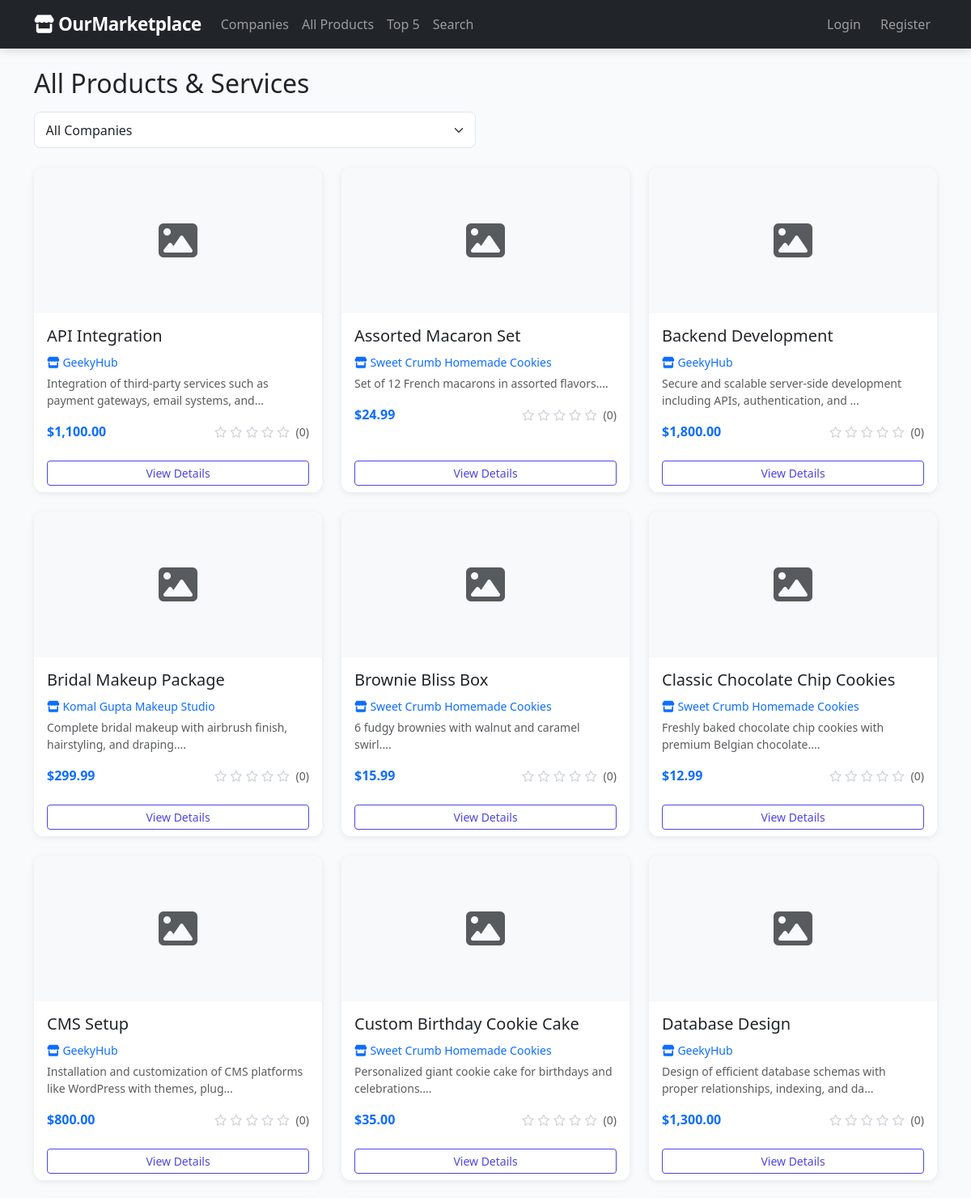
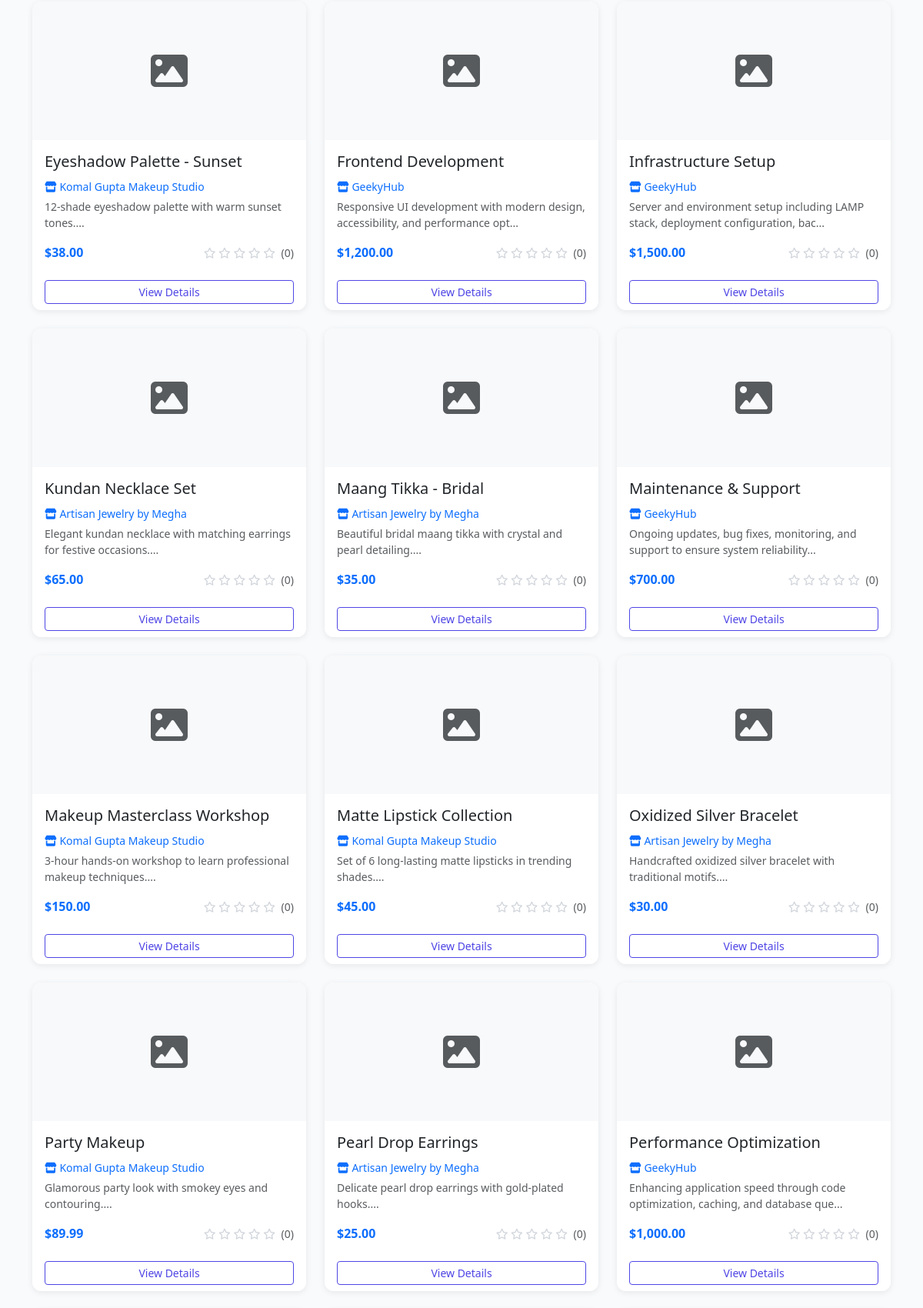
Screenshot of /products/index.php (upper part) with the database file from the repository (2 pictures, top to bottom).
### tables this page shows
CREATE TABLE products (
    id INT AUTO_INCREMENT PRIMARY KEY,
    company_id INT NOT NULL,
    name VARCHAR(150) NOT NULL,
    description TEXT,
    price DECIMAL(10,2),
    image_url VARCHAR(255),
    category VARCHAR(50),
    created_at TIMESTAMP DEFAULT CURRENT_TIMESTAMP,
    FOREIGN KEY (company_id) REFERENCES companies(id) ON DELETE CASCADE
);

CREATE TABLE companies (
    id INT AUTO_INCREMENT PRIMARY KEY,
    name VARCHAR(100) NOT NULL,
    slug VARCHAR(50) UNIQUE NOT NULL,
    description TEXT,
    owner_name VARCHAR(100),
    website_url VARCHAR(255),
    logo_url VARCHAR(255),
    category VARCHAR(50),
    created_at TIMESTAMP DEFAULT CURRENT_TIMESTAMP
);

### config/database.php (called while the page is built, shortened)
<?php
function baseUrl($path = '') {
    return BASE_URL . $path;
}

### includes/session.php (called while the page is built, shortened)
<?php
function isLoggedIn() {
    return isset($_SESSION['user_id']);
}

### products/index.php (the view, shortened to what this page needs)
<?php
require_once __DIR__ . '/../includes/header.php';
$conn = getDBConnection();
$sql = "
    SELECT p.*, c.name AS company_name, c.slug AS company_slug,
           COALESCE(AVG(r.rating), 0) AS avg_rating,
           COUNT(r.id) AS review_count
    FROM products p
    JOIN companies c ON c.id = p.company_id
    LEFT JOIN reviews r ON r.product_id = p.id
";
$sql .= " GROUP BY p.id ORDER BY p.name";
$products = $conn->query($sql);
?>
<h2 class="mb-3">All Products & Services</h2>
<div class="row mb-4">
    <div class="col-md-6">
        <form method="GET" class="d-flex gap-2">
            <select name="company" class="form-select" onchange="this.form.submit()">
                <option value="0">All Companies</option>
            </select>
        </form>
    </div>
</div>
<div class="row g-4">
    <?php if ($products && $products->num_rows > 0): ?>
        <?php while ($product = $products->fetch_assoc()): ?>
        <div class="col-md-6 col-lg-4">
            <div class="card h-100">
                <div class="card-img-top d-flex align-items-center justify-content-center bg-light" style="height:180px;">
                    <i class="fas fa-image fa-3x text-muted"></i>
                </div>
                <div class="card-body">
                    <h5 class="card-title"><?php echo htmlspecialchars($product['name']); ?></h5>
                    <p class="mb-1">
                        <a href="<?php echo baseUrl('/companies/view.php?id=' . $product['company_id']); ?>" class="text-decoration-none small">
                            <i class="fas fa-store"></i> <?php echo htmlspecialchars($product['company_name']); ?>
                        </a>
                    </p>
                    <p class="card-text text-muted small">
                        <?php echo htmlspecialchars(substr($product['description'], 0, 80)); ?>...
                    </p>
                    <div class="d-flex justify-content-between align-items-center">
                        <span class="fw-bold text-primary">$<?php echo number_format($product['price'], 2); ?></span>
                        <div class="stars small">
                            <?php
                            $avg = round($product['avg_rating'], 1);
                            for ($i = 1; $i <= 5; $i++):
                                if ($i <= $avg):
                            ?>
                                <i class="fas fa-star"></i>
                            <?php elseif ($i - 0.5 <= $avg): ?>
                                <i class="fas fa-star-half-alt"></i>
                            <?php else: ?>
                                <i class="far fa-star empty"></i>
                            <?php endif; endfor; ?>
                            <span class="text-muted ms-1">(<?php echo $product['review_count']; ?>)</span>
                        </div>
                    </div>
                </div>
                <div class="card-footer bg-white border-0">
                    <a href="<?php echo baseUrl('/products/view.php?id=' . $product['id']); ?>" class="btn btn-outline-primary btn-sm w-100">
                        View Details
                    </a>
                </div>
            </div>
        </div>
        <?php endwhile; ?>
    <?php else: ?>
        <div class="col-12">
            <div class="alert alert-info">No products found.</div>
        </div>
    <?php endif; ?>
</div>
<?php
require_once __DIR__ . '/../includes/footer.php';
?>

### includes/header.php (shortened to what this page needs)
<?php
require_once __DIR__ . '/../config/database.php';
require_once __DIR__ . '/session.php';
?>
<!DOCTYPE html>
<html lang="en">
<head>
    <link href="https://cdn.jsdelivr.net/npm/bootstrap@5.3.0/dist/css/bootstrap.min.css" rel="stylesheet">
    <link href="https://cdnjs.cloudflare.com/ajax/libs/font-awesome/6.4.0/css/all.min.css" rel="stylesheet">
    <link href="<?php echo baseUrl('/assets/css/style.css'); ?>" rel="stylesheet">
</head>
<body>
<nav class="navbar navbar-expand-lg navbar-dark bg-dark">
    <div class="container">
        <a class="navbar-brand fw-bold" href="<?php echo baseUrl('/index.php'); ?>">
            <i class="fas fa-store"></i> OurMarketplace
        </a>
        <div class="collapse navbar-collapse" id="navbarNav">
            <ul class="navbar-nav me-auto">
                <li class="nav-item">
                    <a class="nav-link" href="<?php echo baseUrl('/companies/index.php'); ?>">Companies</a>
                </li>
                <li class="nav-item">
                    <a class="nav-link" href="<?php echo baseUrl('/products/index.php'); ?>">All Products</a>
                </li>
                <li class="nav-item">
                    <a class="nav-link" href="<?php echo baseUrl('/rankings/marketplace_top5.php'); ?>">Top 5</a>
                </li>
                <li class="nav-item">
                    <a class="nav-link" href="<?php echo baseUrl('/products/search.php'); ?>">Search</a>
                </li>
            </ul>
            <ul class="navbar-nav">
                <?php if (isLoggedIn()): ?>
                    <li class="nav-item">
                        <a class="nav-link" href="<?php echo baseUrl('/tracking/history.php'); ?>">
                            <i class="fas fa-history"></i> My Visits
                        </a>
                    </li>
                    <li class="nav-item">
                        <a class="nav-link" href="<?php echo baseUrl('/wishlist/index.php'); ?>">
                            <i class="fas fa-heart"></i> Wishlist
                        </a>
                    </li>
                    <li class="nav-item dropdown">
                        <a class="nav-link dropdown-toggle" href="#" role="button" data-bs-toggle="dropdown">
                            <i class="fas fa-user"></i> <?php echo htmlspecialchars(getCurrentFullName()); ?>
                        </a>
                        <ul class="dropdown-menu dropdown-menu-end">
                            <li><a class="dropdown-item" href="<?php echo baseUrl('/dashboard.php'); ?>">Dashboard</a></li>
                            <li><a class="dropdown-item" href="<?php echo baseUrl('/wishlist/index.php'); ?>">My Wishlist</a></li>
                            <li><hr class="dropdown-divider"></li>
                            <li><a class="dropdown-item" href="<?php echo baseUrl('/auth/logout.php'); ?>">Logout</a></li>
                        </ul>
                    </li>
                <?php else: ?>
                    <li class="nav-item">
                        <a class="nav-link" href="<?php echo baseUrl('/auth/login.php'); ?>">Login</a>
                    </li>
                    <li class="nav-item">
                        <a class="nav-link btn btn-outline-light btn-sm ms-2" href="<?php echo baseUrl('/auth/register.php'); ?>">Register</a>
                    </li>
                <?php endif; ?>
            </ul>
        </div>
    </div>
</nav>
<main class="container py-4">

### includes/footer.php (shortened to what this page needs)
</main>
</body>
</html>

### assets/css/style.css (style rules this page uses)
:root { --primary: #4f46e5; --primary-light: #6366f1; --primary-dark: #3730a3; --secondary: #f59e0b; --dark: #1e293b; --light-bg: #f8fafc; --card-shadow: 0 2px 8px rgba(0,0,0,0.08); --card-hover-shadow: 0 8px 24px rgba(0,0,0,0.12); }
body { font-family: 'Segoe UI', Tahoma, Geneva, Verdana, sans-serif; background-color: var(--light-bg); min-height: 100vh; display: flex; flex-direction: column; }
main { flex: 1; }
.navbar { box-shadow: 0 2px 12px rgba(0,0,0,0.15); }
.navbar-brand { font-size: 1.4rem; letter-spacing: -0.5px; }
.navbar .nav-link { padding: 0.5rem 0.85rem; border-radius: 0.375rem; transition: background 0.2s; }
.card { border: none; box-shadow: var(--card-shadow); transition: transform 0.2s ease, box-shadow 0.2s ease; border-radius: 0.75rem; overflow: hidden; }
.card-img-top { border-radius: 0.75rem 0.75rem 0 0; height: 200px; object-fit: cover; background-color: #e2e8f0; }
.card-footer { border-top: 1px solid #f1f5f9; }
.stars { color: var(--secondary); }
.stars .empty { color: #d1d5db; }
.btn-outline-primary { color: var(--primary); border-color: var(--primary); }
.form-control, .form-select { border-radius: 0.5rem; border-color: #e2e8f0; padding: 0.6rem 0.85rem; }

### rows the page displays
products: name "API Integration", company.name "GeekyHub", description "Integration of third-party services such as payment gateways, email systems, and", price "1,100.00", review_count "0"
products: name "Assorted Macaron Set", company.name "Sweet Crumb Homemade Cookies", description "Set of 12 French macarons in assorted flavors.", price "24.99", review_count "0"
products: name "Backend Development", company.name "GeekyHub", description "Secure and scalable server-side development including APIs, authentication, and", price "1,800.00", review_count "0"
products: name "Bridal Makeup Package", company.name "Komal Gupta Makeup Studio", description "Complete bridal makeup with airbrush finish, hairstyling, and draping.", price "299.99", review_count "0"
products: name "Brownie Bliss Box", company.name "Sweet Crumb Homemade Cookies", description "6 fudgy brownies with walnut and caramel swirl.", price "15.99", review_count "0"
products: name "Classic Chocolate Chip Cookies", company.name "Sweet Crumb Homemade Cookies", description "Freshly baked chocolate chip cookies with premium Belgian chocolate.", price "12.99", review_count "0"
products: name "CMS Setup", company.name "GeekyHub", description "Installation and customization of CMS platforms like WordPress with themes, plug", price "800.00", review_count "0"
products: name "Custom Birthday Cookie Cake", company.name "Sweet Crumb Homemade Cookies", description "Personalized giant cookie cake for birthdays and celebrations.", price "35.00", review_count "0"
products: name "Database Design", company.name "GeekyHub", description "Design of efficient database schemas with proper relationships, indexing, and da", price "1,300.00", review_count "0"
products: name "Eyeshadow Palette - Sunset", company.name "Komal Gupta Makeup Studio", description "12-shade eyeshadow palette with warm sunset tones.", price "38.00", review_count "0"
products: name "Frontend Development", company.name "GeekyHub", description "Responsive UI development with modern design, accessibility, and performance opt", price "1,200.00", review_count "0"
products: name "Infrastructure Setup", company.name "GeekyHub", description "Server and environment setup including LAMP stack, deployment configuration, bac", price "1,500.00", review_count "0"
products: name "Kundan Necklace Set", company.name "Artisan Jewelry by Megha", description "Elegant kundan necklace with matching earrings for festive occasions.", price "65.00", review_count "0"
products: name "Maang Tikka - Bridal", company.name "Artisan Jewelry by Megha", description "Beautiful bridal maang tikka with crystal and pearl detailing.", price "35.00", review_count "0"
products: name "Maintenance & Support", company.name "GeekyHub", description "Ongoing updates, bug fixes, monitoring, and support to ensure system reliability", price "700.00", review_count "0"
products: name "Makeup Masterclass Workshop", company.name "Komal Gupta Makeup Studio", description "3-hour hands-on workshop to learn professional makeup techniques.", price "150.00", review_count "0"
products: name "Matte Lipstick Collection", company.name "Komal Gupta Makeup Studio", description "Set of 6 long-lasting matte lipsticks in trending shades.", price "45.00", review_count "0"
products: name "Oxidized Silver Bracelet", company.name "Artisan Jewelry by Megha", description "Handcrafted oxidized silver bracelet with traditional motifs.", price "30.00", review_count "0"
products: name "Party Makeup", company.name "Komal Gupta Makeup Studio", description "Glamorous party look with smokey eyes and contouring.", price "89.99", review_count "0"
products: name "Pearl Drop Earrings", company.name "Artisan Jewelry by Megha", description "Delicate pearl drop earrings with gold-plated hooks.", price "25.00", review_count "0"
products: name "Performance Optimization", company.name "GeekyHub", description "Enhancing application speed through code optimization, caching, and database que", price "1,000.00", review_count "0"
